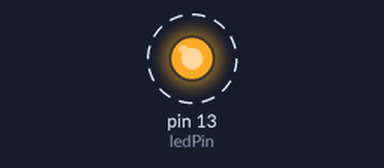
A sketch run on a simulated Arduino Uno, built with avr-gcc and run on an emulated ATmega328P. Parts: output pins drawn as LEDs (lit = HIGH). Dashed ring = blinking.

Above: at 0.5 s.
Timing chart, 0 to 4.6 s (numbered marks = the images above):
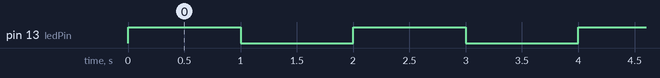

The sketch:

main.ino
```cpp
#include <Arduino.h>

#define ledPin 13

void setup() {
    pinMode (ledPin, OUTPUT);

    digitalWrite (ledPin, LOW);
}

void delayMs(unsigned int ms)
{
    for (unsigned i = 0; i < ms; i++) {
        delayMicroseconds(1000);
    }
}

void loop() {

    digitalWrite(ledPin, !digitalRead(ledPin));
    delayMs(1000);
}
```

Measured:
- by itself, pin 13 (ledPin): alternates HIGH for 1.0 s and LOW for 1.0 s
